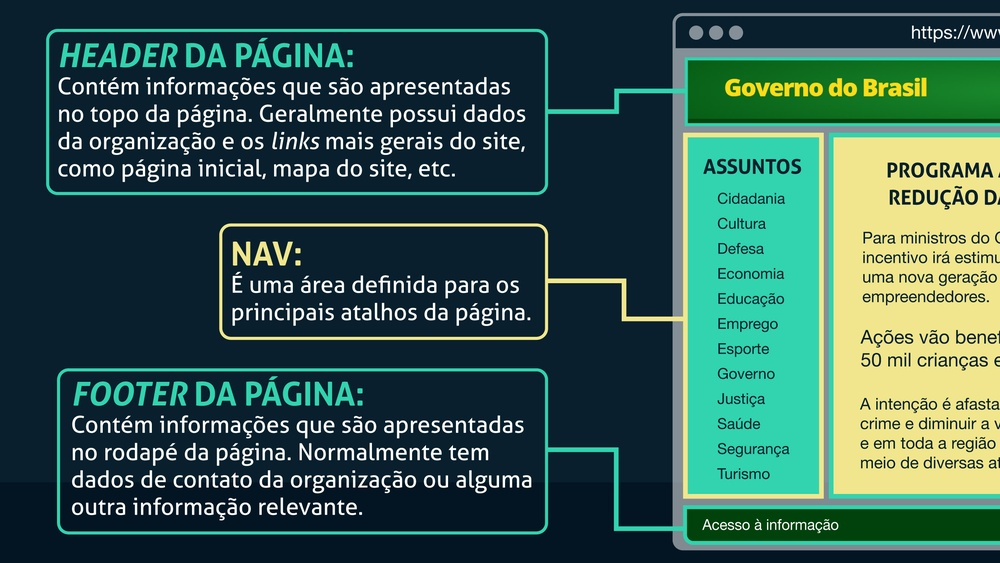
#> input picture backend/resources/Infografico-1.jpg, 1000 x 563 px, shrunk from 2667 x 1501 before the run
$ python -i tesseract_ocr_service.py   (imports and definitions only)
#> lines starting #> are read from the running program, lines starting #| are printed output that depends on the picture; after the words box and inside, x2 and y2 are one past the last pixel; in counts of white or black regions, pixels touching at a corner belong together
"""
Serviço de OCR para extrair texto de imagens.
Este serviço usa o Tesseract OCR para processamento de imagens.
"""

from typing import Optional, List, Dict, Any
import os
from pathlib import Path
import cv2
import numpy as np

try:
    import pytesseract
    TESSERACT_AVAILABLE = True
except ImportError:
    TESSERACT_AVAILABLE = False

class TesseractOCRService:
    """
    Implementação do serviço OCR usando Tesseract.
    Se o Tesseract não estiver disponível, usa um modo de fallback.
    """

    def __init__(self):
        self.is_available = TESSERACT_AVAILABLE
        # Diretório para armazenar resultados de OCR
        self.output_dir = Path(os.path.dirname(os.path.dirname(os.path.dirname(os.path.dirname(__file__))))) / "processed_data" / "text"
        os.makedirs(self.output_dir, exist_ok=True)

    def extract_text(self, image_path: str) -> Optional[str]:
        """
        Extrai texto de uma imagem usando OCR.

        Args:
            image_path: Caminho para o arquivo de imagem

        Returns:
            String contendo o texto extraído ou None se ocorrer erro
        """
#> called with image_path = '../../../resources/Infografico-1.jpg'
        try:
            # Verifica se o arquivo existe
            if not os.path.exists(image_path):
                print(f"Arquivo não encontrado: {image_path}")
                return None

            # Se o Tesseract estiver disponível, usa-o para extrair texto
            if self.is_available:
                # Lê a imagem com OpenCV
                image = cv2.imread(image_path)
#> image is the input picture: shape (563, 1000, 3); mean B, G, R 80, 88.9, 52.9
                if image is None:
                    print(f"Não foi possível ler a imagem: {image_path}")
                    return None

                # Converte para escala de cinza para melhor OCR
                gray = cv2.cvtColor(image, cv2.COLOR_BGR2GRAY)
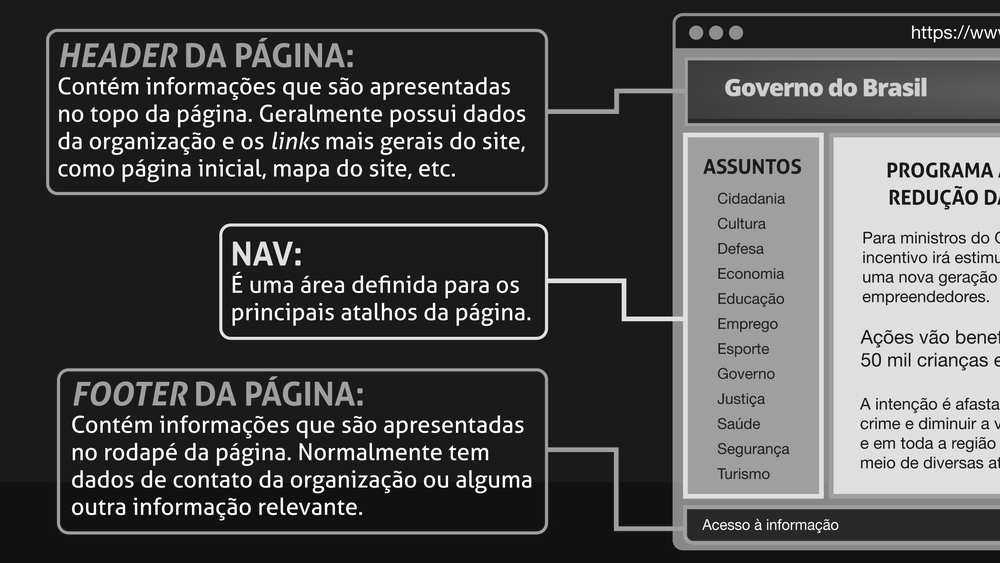
#> gray: shape (563, 1000); min 1, max 255, mean 77.1

                # Aplica um leve desfoque para remover ruído
                gray = cv2.GaussianBlur(gray, (5, 5), 0)
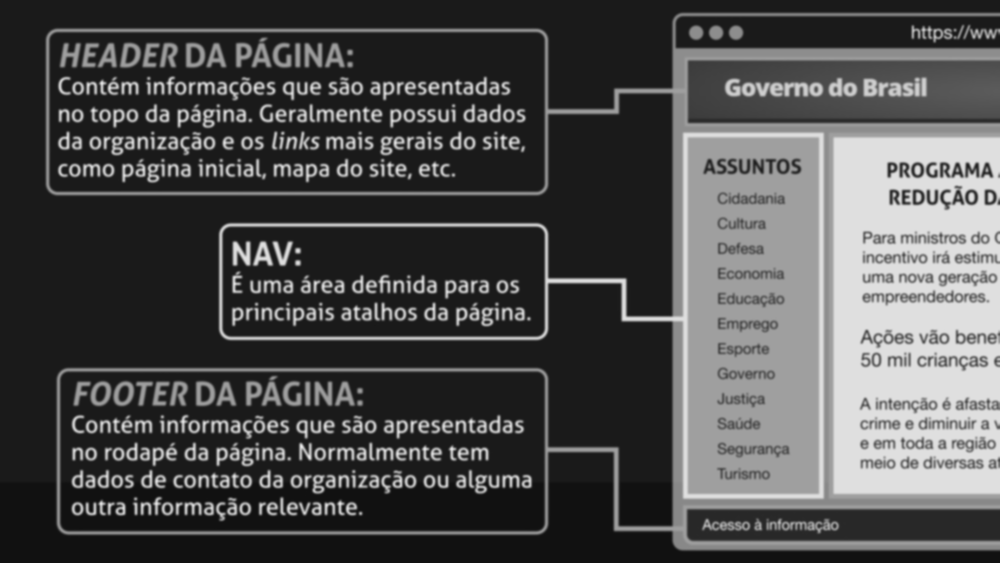
#> gray: shape (563, 1000); min 17, max 230, mean 77.1

                # Aplica limiarização adaptativa
                thresh = cv2.adaptiveThreshold(gray, 255, cv2.ADAPTIVE_THRESH_GAUSSIAN_C,
                                              cv2.THRESH_BINARY, 11, 2)
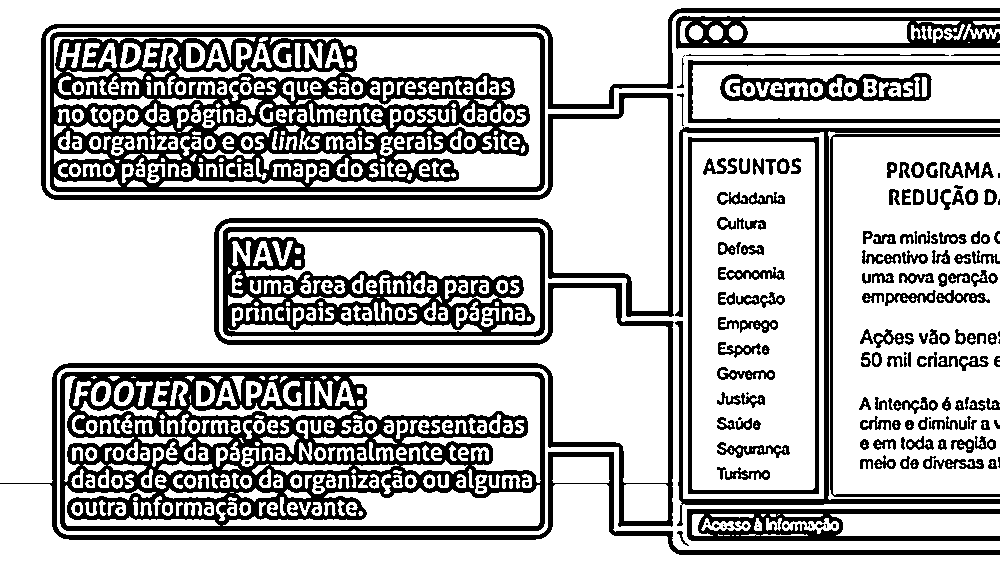
#> thresh: shape (563, 1000); 71% white; 356 black regions (125 under 20 px), largest, box (x1, y1, x2, y2) and area: (50, 32, 545, 192) 37790, (60, 372, 545, 531) 34666, (0, 8, 1000, 555) 27757

                # Extrai texto usando pytesseract
#> (the run stopped early here; a loop or call above may not have finished)
